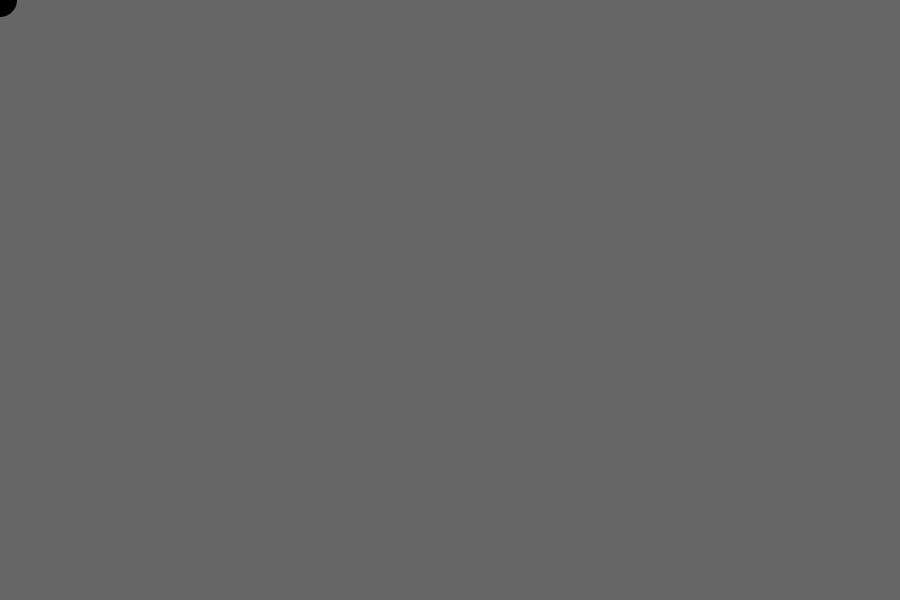
Frame 1 (no input)
Frame 60 (no input): identical to frame 1, image omitted
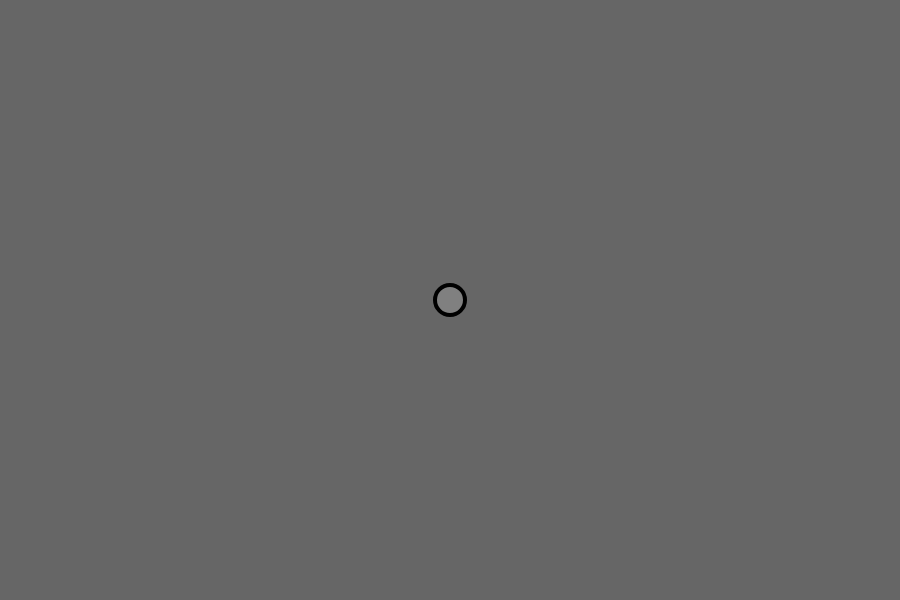
Frame 120 (the mouse pressed at the canvas centre since frame 60)

The p5.js sketch that drew these frames (run headless with seeded random() and noise() and a simulated clock; from frame 60 on, the mouse is pressed at the canvas centre):

// p5.js sketch
// ── sketch.js
function setup() {
  createCanvas(900,600);
  strokeWeight(4);
}

function draw() {
  background(102);
  var grey=map(mouseX,0,width,0,255);
  fill(grey);
  ellipse(mouseX,mouseY,30,30);
}
